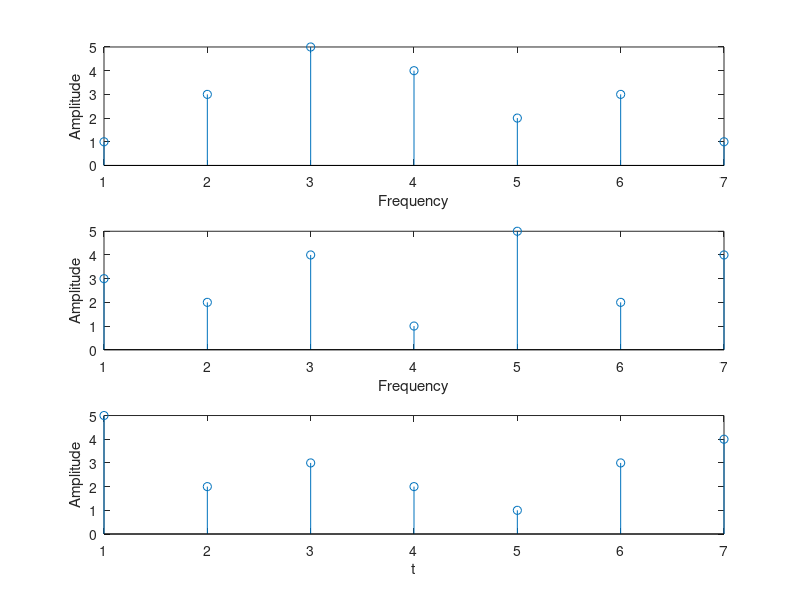
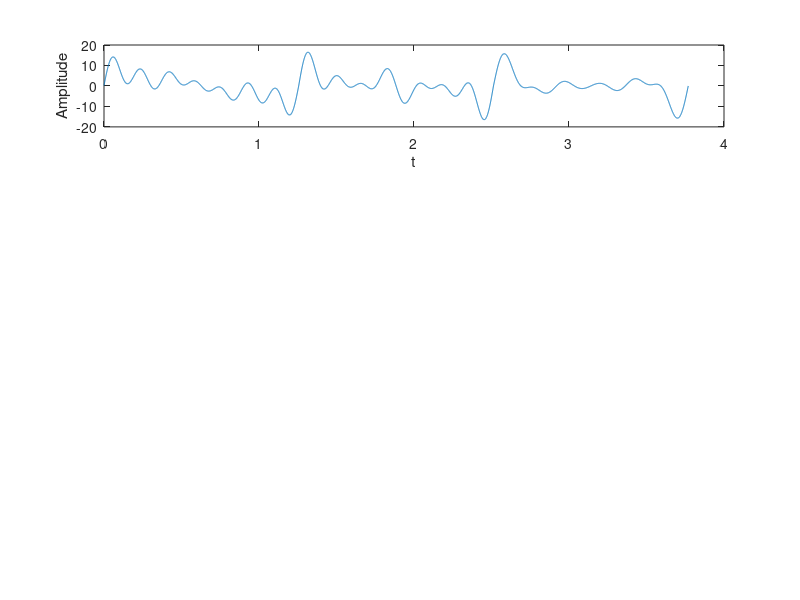

MATLAB code to generate these figures, in order: (Note: this script raises an error after producing the figures.)
%% Data Wave
% SubCarrier Amplitude Factor1
amFactor1 = [1, 3, 5, 4, 2, 3, 1];

% SubCarrier Amplitude Factor2
amFactor2 = [3, 2, 4, 1, 5, 2, 4];

% SubCarrier Amplitude Factor3
amFactor3 = [5, 2, 3, 2, 1, 3, 4];

% Plot Original Data
subplot(3,1,1)
stem(amFactor1)
xlabel("Frequency")
ylabel("Amplitude")
subplot(3,1,2)
stem(amFactor2)
xlabel("Frequency")
ylabel("Amplitude")
subplot(3,1,3)
stem(amFactor3)
xlabel("Frequency")
ylabel("Amplitude")
%% Symbol Wave
% Basic Sin Waves
w0 = 5;
fftN = 2^10;
res = pi/fftN/w0;
sinLen = 2*pi/w0;
sinWaves = zeros(length(amFactor1), sinLen/res);
for i = 1:1:length(amFactor1)
    for t = 1 : 1 : sinLen/res
        sinWaves(i, t) = sin(i* w0 * t * res);
    end
end

% Symbol Wave1
symbolWave1 = zeros(1, length(sinWaves));
for t = 1 : 1 : sinLen/res
    for i = 1 : 1 : length(amFactor1) 
        symbolWave1(t) = amFactor1(i) * sinWaves(i, t) + symbolWave1(t);
    end
end

% Symbol Wave2
symbolWave2 = zeros(1, length(sinWaves));
for t = 1 : 1 : sinLen/res
    for i = 1 : 1 : length(amFactor2) 
        symbolWave2(t) = amFactor2(i) * sinWaves(i, t) + symbolWave2(t);
    end
end

% Symbol Wave2
symbolWave3 = zeros(1, length(sinWaves));
for t = 1 : 1 : sinLen/res
    for i = 1 : 1 : length(amFactor3) 
        symbolWave3(t) = amFactor3(i) * sinWaves(i, t) + symbolWave3(t);
    end
end

% Plot SymbolWave
% figure
symbolWave = zeros(1, 3 * length(sinWaves));
symbolWave(1, :) = [symbolWave3, symbolWave2, symbolWave1];
symbolLen = length(symbolWave);
subSymbolLen = length(symbolWave1);
phase = 0 : res : 3*sinLen-res;
% plot(phase, symbolWave)
hold on
xlabel("t")
ylabel("Amplitude")

% Decoration
T = 2*pi/w0;
for i = 1:1:ceil(3*sinLen/T)
    % xline(i*T, "--")
end
%% Parameter
% Sample Period
Ts = 2*pi/fftN;
% Path number & Time delay
pathN = 3;
pathAmFactor = [0.7, 0.4, 0.1];
timeDelayN = [2^7, 2^8, 2^9];
%% Multi Path Signal with Time Delay
% Delay Multi Path Signals
multiSymbolWave = zeros(pathN, symbolLen);
for i = 1:1:pathN
    for k = 1:1:symbolLen - timeDelayN(i)
        multiSymbolWave(i, k + timeDelayN(i)) = pathAmFactor(i) * symbolWave(k);
    end
end

% Plot Multi Path Signals
figure 
subplot(pathN + 1, 1, 1)
plot(phase, symbolWave);
xlabel("t")
ylabel("Amplitude")

% Decoration
for i = 1:1:floor(3*sinLen/T)
    xline(i*T, "--r")
end

for i = 1: 1: pathN
    subplot(pathN + 1, 1, i + 1)
    plot(phase, multiSymbolWave(i,:));
    xlabel("Path " + num2str(i))
    ylabel("Amplitude")
    hold on
    % Decoration
    for j = 0:1:floor(3*sinLen/T)-1
        xline(j*T + 3*timeDelayN(i)/symbolLen*sinLen, "--r")
    end
end

% Add up
figure
subplot(2,1,1)
plot(phase, symbolWave)
hold on
xlabel("t")
ylabel("Amplitude")

% Decoration
for i = 1:1:floor(3*sinLen/T)
    xline(i*T, "--r")
end

multiPathSignalAddup = zeros(1, symbolLen);
for i = 1: 1: pathN
    multiPathSignalAddup(1, :) = multiPathSignalAddup(1, :) + multiSymbolWave(i, :);
end

multiPathSignalAddup(1, :) = multiPathSignalAddup(1, :) +  symbolWave(1, :);
% subplot(2, 1, 2)
plot(phase, multiPathSignalAddup, "--k")
title("Multi Path Signal with Time Delay")
%% Multi Path Signal with Protect Interval
% Insert Protect Interval into the Symbol Signal
protectInterval = zeros(1, 2^7);

% Initialize Protected Symbol Wave
protectSymbolWave1 = [protectInterval, symbolWave1];
protectSymbolWave2 = [protectInterval, symbolWave2];
protectSymbolWave3 = [protectInterval, symbolWave3];

protectSubSymbolLen = length(protectSymbolWave1);
protectSymbolWave = zeros(1, 3*protectSubSymbolLen);

protectSymbolWave(1, :) = [protectSymbolWave3, protectSymbolWave2, ...
    protectSymbolWave1];
protectSymbolLen = length(protectSymbolWave);


protectedPhase = 0: res: (protectSymbolLen-1)*res;

% Plot Multi Path Signal with Protect Interval
% figure
% plot(protectedPhase, protectSymbolWave);

% Decoration
for i = 1:1:floor(protectSymbolLen/protectSubSymbolLen)
    % xline(i*(protectSubSymbolLen-1)*res, "--r")
end

% Delay Multi Path Signal with Protect Interval
multiProtectSymbolWave = zeros(pathN, protectSymbolLen);

for i = 1:1:pathN
    for k = 1:1:protectSymbolLen - timeDelayN(i)
        multiProtectSymbolWave(i, k + timeDelayN(i)) = pathAmFactor(i) * protectSymbolWave(k);
    end
end

% Add up
subplot(2,1,2)
plot(protectedPhase, protectSymbolWave)
hold on
xlabel("t")
ylabel("Amplitude")

% Decoration
for i = 1:1:floor(protectSymbolLen/protectSubSymbolLen)
    xline(i*(protectSubSymbolLen-1)*res, "--r")
end

multiPathProtectedSignalAddup = zeros(1, protectSymbolLen);
for i = 1: 1: pathN
    multiPathProtectedSignalAddup(1, :) = multiPathProtectedSignalAddup(1, :) + multiProtectSymbolWave(i, :);
end

multiPathProtectedSignalAddup(1, :) = multiPathProtectedSignalAddup(1, :) +  protectSymbolWave(1, :);
% subplot(2, 1, 2)
plot(protectedPhase, multiPathProtectedSignalAddup, "--k")
title("Multi Path Signal with Protected Interval and Time Delay")

% Plot Multi Path Protect Signals
figure 
subplot(pathN + 1, 1, 1)
plot(protectedPhase, protectSymbolWave);
xlabel("t")
ylabel("Amplitude")

% Decoration
for i = 1:1:floor(protectSymbolLen/protectSubSymbolLen)
    xline(i*(protectSubSymbolLen-1)*res, "--r")
end

for i = 1: 1: pathN
    subplot(pathN + 1, 1, i + 1)
    plot(protectedPhase, multiProtectSymbolWave(i,:));
    xlabel("Path " + num2str(i))
    ylabel("Amplitude")
    hold on
    % Decoration
    for j = 0:1:floor(protectSymbolLen/protectSubSymbolLen)-1
        xline(j*(protectSubSymbolLen - 1)*res + timeDelayN(i) * res, "--r")
    end
end
%% Multi Path Symbol Wave with Cyclic Prefix
cyclicHeadLen = 2^10;

% Initialize Cyclic Symbol Wave
cyclicSymbolWave1 = [symbolWave1(subSymbolLen-cyclicHeadLen : end), symbolWave1];
cyclicSymbolWave2 = [symbolWave2(subSymbolLen-cyclicHeadLen : end), symbolWave2];
cyclicSymbolWave3 = [symbolWave3(subSymbolLen-cyclicHeadLen : end), symbolWave3];

cyclicSubSymbolLen = length(cyclicSymbolWave1);
cyclicSymbolWave = zeros(1, 3*cyclicSubSymbolLen);
cyclicSymbolLen = length(cyclicSymbolWave);

cyclicSymbolWave(1, :) = [cyclicSymbolWave3, cyclicSymbolWave2, cyclicSymbolWave1];

% Add Time Delay to Symbol Wave with Cyclic Prefix
multiCyclicSymbolWave = zeros(pathN, cyclicSymbolLen);

for i = 1:1:pathN
    for k = 1:1:cyclicSymbolLen - timeDelayN(i)
        multiCyclicSymbolWave(i, k + timeDelayN(i)) = pathAmFactor(i) * cyclicSymbolWave(k);
    end
end

cyclicPhase = 0 : res : (cyclicSymbolLen - 1)*res;

% Plot Multi Path Cyclic Signals
figure 
subplot(pathN + 1, 1, 1)
plot(cyclicPhase, cyclicSymbolWave);
xlabel("t")
ylabel("Amplitude")

% Decoration
for i = 1:1:floor(cyclicSymbolLen/cyclicSubSymbolLen)
    xline(i*(cyclicSubSymbolLen-1)*res, "--r")
end

for i = 1: 1: pathN
    subplot(pathN + 1, 1, i + 1)
    plot(cyclicPhase, multiCyclicSymbolWave(i,:));
    xlabel("Path " + num2str(i))
    ylabel("Amplitude")
    hold on
    % Decoration
    for j = 0:1:floor(cyclicSymbolLen/cyclicSubSymbolLen)-1
        xline(j*(cyclicSubSymbolLen - 1)*res + timeDelayN(i) * res, "--r")
    end
end

% Add up
figure
plot(cyclicPhase, cyclicSymbolWave)
hold on
xlabel("t")
ylabel("Amplitude")

% Decoration
for i = 1:1:floor(cyclicSymbolLen/cyclicSubSymbolLen)
    xline(i*(cyclicSubSymbolLen-1)*res, "--r")
end

multiPathCyclicSignalAddup = zeros(1, cyclicSymbolLen);
for i = 1: 1: pathN
    multiPathCyclicSignalAddup(1, :) = multiPathCyclicSignalAddup(1, :) + multiCyclicSymbolWave(i, :);
end

multiPathCyclicSignalAddup(1, :) = multiPathCyclicSignalAddup(1, :) +  cyclicSymbolWave(1, :);
% subplot(2, 1, 2)
plot(cyclicPhase, multiPathCyclicSignalAddup, "--k")
title("Multi Path Signal with Cyclic Prefix and Time Delay")
%% Recovery Original Signal from Multi Path Signal with Cyclic Prefix and Time Delay
% Recovery Sampling Period
splitCyclicAddupSymbolWave1 = multiPathCyclicSignalAddup(2*(cyclicSubSymbolLen+1) + cyclicHeadLen : end);

% Generate Cyclic Matrix
splitCyclicAddupSymbolWaveLen = length(splitCyclicAddupSymbolWave1);
CyclicAddupSymbolWaveMatrix = zeros(splitCyclicAddupSymbolWaveLen);
signalChannelEstimateMatrix = zeros(splitCyclicAddupSymbolWaveLen);
signalChannelEstimateSeries = zeros(1, splitCyclicAddupSymbolWaveLen);
signalChannelEstimateSeries(1, 1:3) = pathAmFactor;

for i = 1:1:splitCyclicAddupSymbolWaveLen
    signalChannelEstimateMatrix(i, :) = circshift(signalChannelEstimateSeries, [0, i - 1]);
end

recoverySignalSeries = zeros(1, splitCyclicAddupSymbolWaveLen);
recoverySignalSeries(1, :) = splitCyclicAddupSymbolWave1 / signalChannelEstimateMatrix;
figure
plot(symbolWave1)
hold on
plot(recoverySignalSeries, "--k")
hold on
plot(splitCyclicAddupSymbolWave1);

